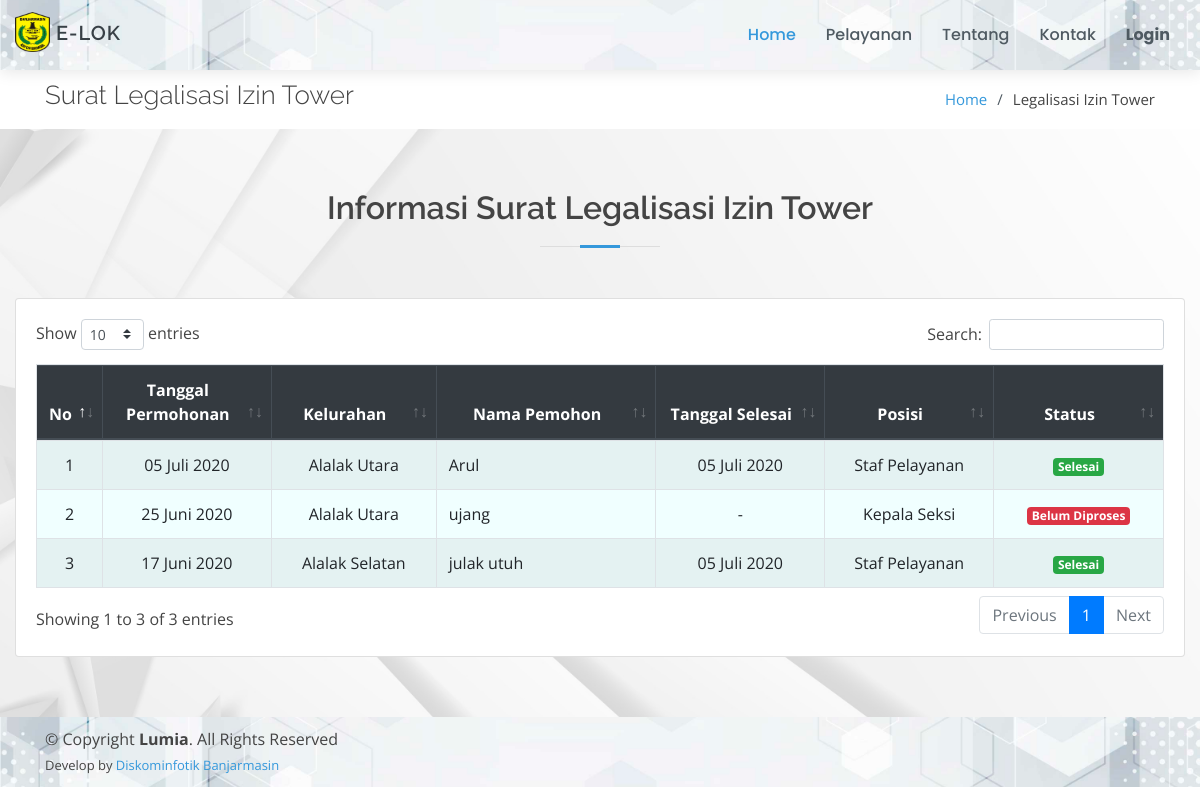
The page /page/legalisasi-izin-tower/index.php on the database as committed earlier.
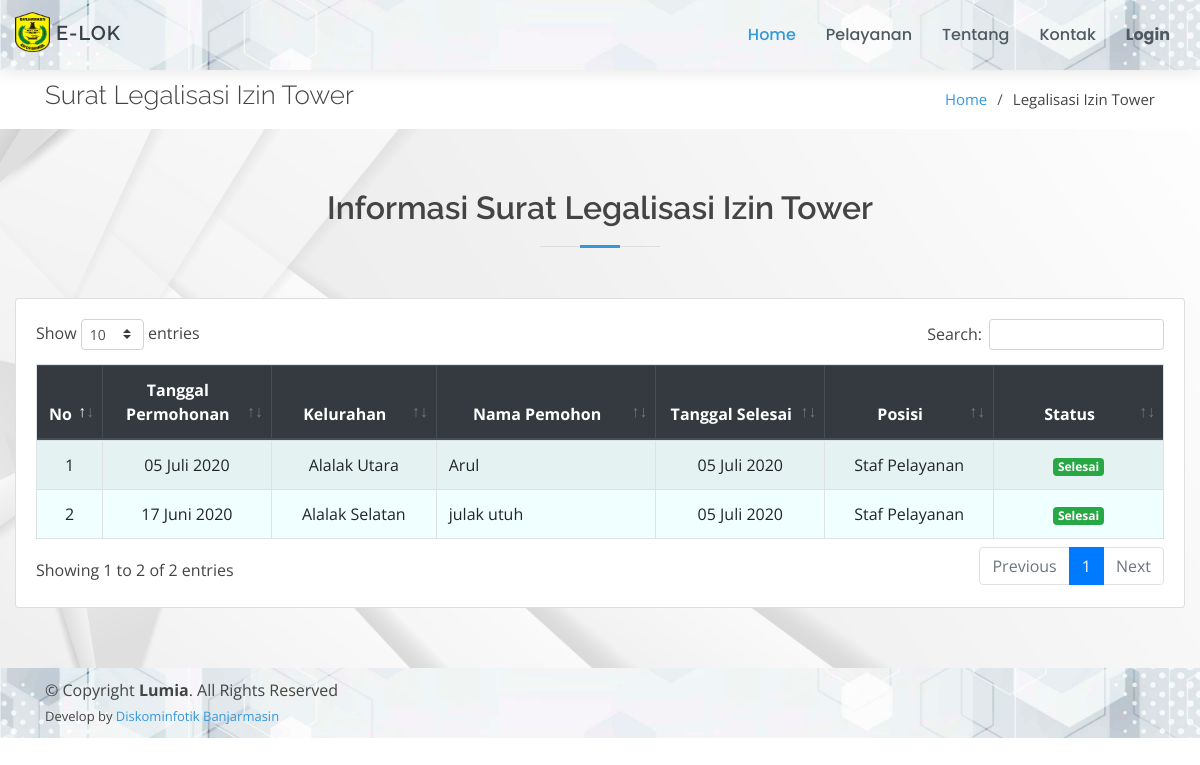
The same page on the database as committed later.
### tables this page shows
CREATE TABLE `legalisasi_izin_tower` (
  `id_izin_tower` int(11) NOT NULL,
  `tgl_permohonan` date NOT NULL,
  `kelurahan` varchar(50) NOT NULL,
  `nama_pemohon` varchar(50) NOT NULL,
  `alamat_pemohon` text NOT NULL,
  `nama_perusahaan` text NOT NULL,
  `alamat_perusahaan` text NOT NULL,
  `lokasi_tower` text NOT NULL,
  `keterangan` text,
  `tgl_selesai` date DEFAULT NULL,
  `id_posisi` int(11) NOT NULL,
  `status` varchar(30) NOT NULL
);

CREATE TABLE `posisi_berkas` (
  `id_posisi` int(11) NOT NULL,
  `posisi` text NOT NULL
);

### config/config.php (called while the page is built, shortened)
<?php
$no = 1;

### config/bulan.php (called while the page is built, shortened)
<?php
$bln = array(
    '01' => 'Januari',
    '02' => 'Februari',
    '03' => 'Maret',
    '04' => 'April',
    '05' => 'Mei',
    '06' => 'Juni',
    '07' => 'Juli',
    '08' => 'Agustus',
    '09' => 'September',
    '10' => 'Oktober',
    '11' => 'November',
    '12' => 'Desember'
);

### page/legalisasi-izin-tower/index.php (the view, shortened to what the changed rows need)
<!DOCTYPE html>
<html lang="en">
<?php
include_once "../../config/config.php";
include_once "../../config/bulan.php";
include_once "../../template/ui/head.php";
?>
<body>
    <?php include_once "../../template/ui/header.php"; ?>
    <main id="main">
        <section id="breadcrumbs" class="breadcrumbs">
            <div class="container">
                <div class="d-flex justify-content-between align-items-center">
                    <h2>Surat Legalisasi Izin Tower</h2>
                </div>
            </div>
        </section>
        <section id="services" class="services graform">
            <div class="container-fluid">
                <div class="section-title">
                    <h2>Informasi Surat Legalisasi Izin Tower</h2>
                </div>
                <div class="row">
                    <div class="col-md-12">
                        <div class="card">
                            <div class="card-body">
                                <div class="table-responsive">
                                    <table class="table table-bordered table-striped" id="example1">
                                        <thead class="thead-dark">
                                            <tr align="center">
                                                <th>No</th>
                                                <th>Tanggal Permohonan</th>
                                                <th>Kelurahan</th>
                                                <th>Nama Pemohon</th>
                                                <th>Tanggal Selesai</th>
                                                <th>Posisi</th>
                                                <th>Status</th>
                                            </tr>
                                        </thead>
                                        <tbody style="background-color: azure">
                                            <?php
                                            $data = $koneksi->query("SELECT * FROM legalisasi_izin_tower ORDER BY id_izin_tower DESC");
                                            foreach ($data as $row) {
                                                $po = $koneksi->query("SELECT * FROM posisi_berkas WHERE id_posisi = '$row[id_posisi]'")->fetch_array();
                                            ?>
                                                <tr align="center">
                                                    <td width="5%"><?= $no++; ?></td>
                                                    <td width="15%">
                                                        <?=
                                                            date('d', strtotime($row['tgl_permohonan'])) . " " .
                                                                $bln[date('m', strtotime($row['tgl_permohonan']))] . " " .
                                                                date('Y', strtotime($row['tgl_permohonan']));
                                                        ?>
                                                    </td>
                                                    <td><?= $row['kelurahan'] ?></td>
                                                    <td align="left"><?= $row['nama_pemohon'] ?></td>
                                                    <td width="15%">
                                                        <?php
                                                        if ($row['tgl_selesai']) {
                                                            echo
                                                                date('d', strtotime($row['tgl_selesai'])) . " " .
                                                                    $bln[date('m', strtotime($row['tgl_selesai']))] . " " .
                                                                    date('Y', strtotime($row['tgl_selesai']));
                                                        } else {
                                                            echo "-";
                                                        }
                                                        ?>
                                                    </td>
                                                    <td width="15%"><?= $po['posisi'] ?></td>
                                                    <td width="15%">
                                                        <?php
                                                        if ($row['status'] == "Belum Diproses") {
                                                            echo "<span class='badge badge-danger'>" . $row['status'] . "</span>";
                                                        } elseif ($row['status'] == "Dalam Proses") {
                                                            echo "<span class='badge badge-warning'>" . $row['status'] . "</span>";
                                                        } else {
                                                            echo "<span class='badge badge-success'>" . $row['status'] . "</span>";
                                                        }
                                                        ?>
                                                    </td>
                                                </tr>
                                            <?php } ?>
                                        </tbody>
                                    </table>
                                </div>
                            </div>
                        </div>
                    </div>
                </div>
            </div>
        </section>
    </main>
</body>
</html>

Rows that differ between the two databases and show on the page:
removed legalisasi_izin_tower: tgl_permohonan "25", tgl_permohonan "Juni", tgl_permohonan "2020", kelurahan "Alalak Utara", nama_pemohon "ujang", id_posisi.posisi "Kepala Seksi", status "Belum Diproses"
Other text that changed with them:
text written by a page script: "Show entries Search: Showing 1 to 3 of 3 entries Previous 1 Next" → "Show entries Search: Showing 1 to 2 of 2 entries Previous 1 Next"
